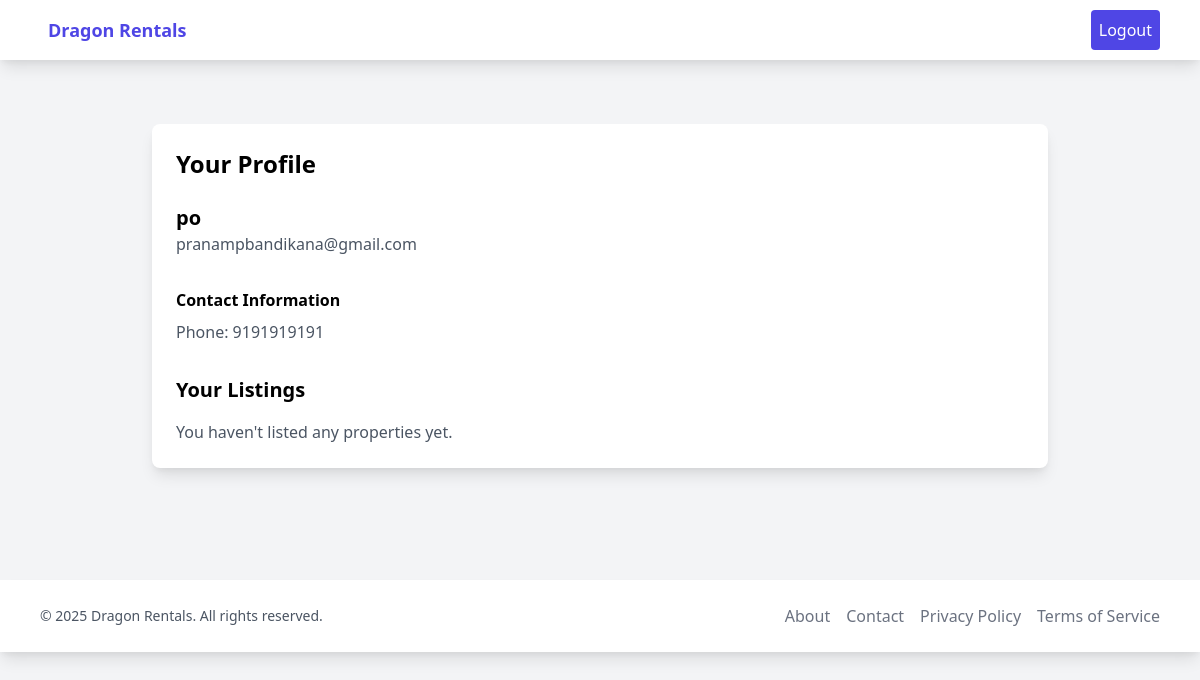
Before: /accounts/profile/ (signed in) with the older database file.
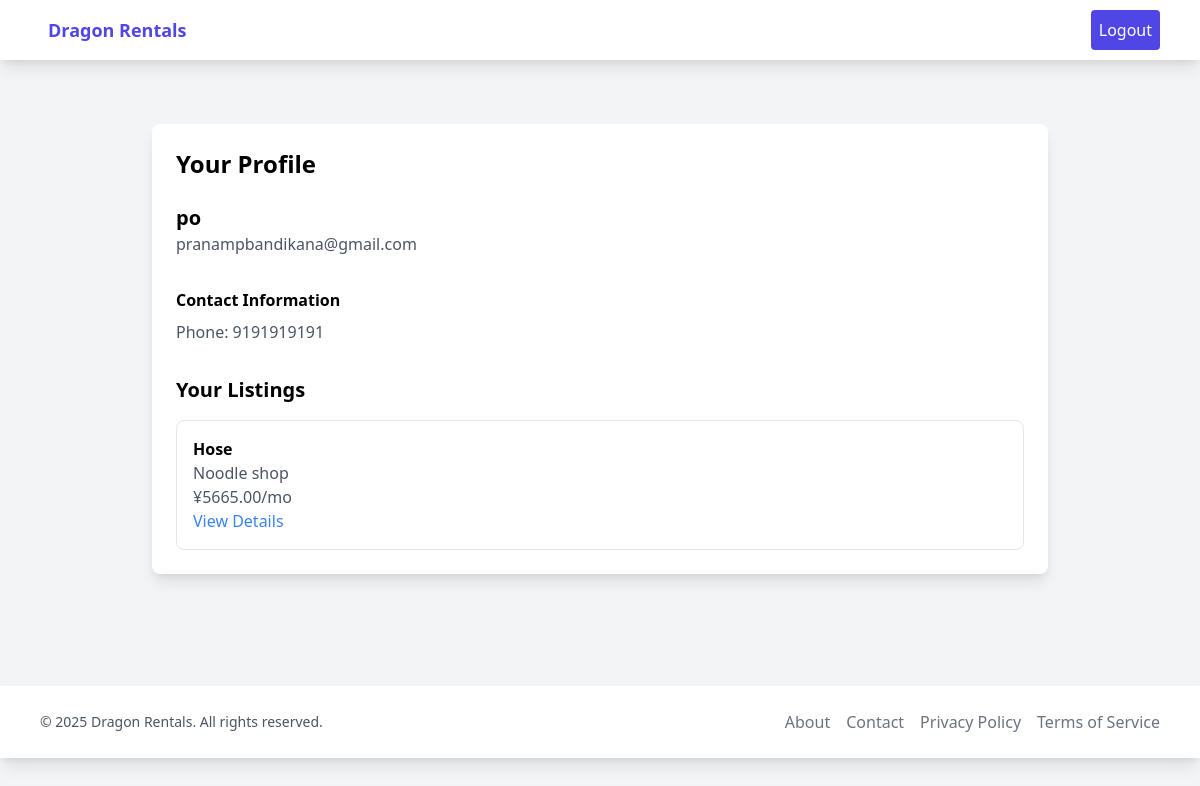
After: the same page with the newer database file.
### listings/models.py (models this page shows, shortened)
class Property(models.Model):
    PROPERTY_TYPES = [
        ('house', 'House'),
        ('apartment', 'Apartment'),
        ('dojo', 'Dojo'),
        ('shop', 'Shop'),
    ]
    title = models.CharField(max_length=200)
    description = models.TextField()
    property_type = models.CharField(max_length=20, choices=PROPERTY_TYPES)
    location = models.CharField(max_length=200)
    rent = models.DecimalField(max_digits=10, decimal_places=2, validators=[MinValueValidator(0)])
    deposit = models.DecimalField(max_digits=10, decimal_places=2, validators=[MinValueValidator(0)])
    distance_to_noodle_shop = models.DecimalField(max_digits=5, decimal_places=2, help_text="Distance in km")
    available_from = models.DateField()
    landlord = models.ForeignKey(CustomUser, on_delete=models.CASCADE, related_name='properties')
    created_at = models.DateTimeField(auto_now_add=True)
    updated_at = models.DateTimeField(auto_now=True)
    image = models.ImageField(upload_to='property_images/', blank=True, null=True)
    class Meta:
        verbose_name_plural = "Properties"
        ordering = ['-created_at']

### accounts/views.py (the view)
# urls.py: path('profile/', profile, name='profile'),
@login_required
def profile(request):
    user = request.user
    properties = user.properties.all()
    return render(request, 'accounts/profile.html', {
        'user': user,
        'properties': properties
    })

### templates/accounts/profile.html (shortened to what this page needs)
{% extends 'base.html' %}
{% block content %}
<div class="max-w-4xl mx-auto py-8">
    <div class="bg-white p-6 rounded-lg shadow-lg">
        <h2 class="text-2xl font-bold mb-6">Your Profile</h2>
        <div class="flex items-center space-x-6 mb-8">
            <div>
                <h3 class="text-xl font-semibold">{{ user.username }}</h3>
                <p class="text-gray-600">{{ user.email }}</p>
            </div>
        </div>
        <div class="grid grid-cols-1 md:grid-cols-2 gap-6 mb-8">
            <div>
                <h4 class="font-semibold mb-2">Contact Information</h4>
                <p class="text-gray-600">Phone: {{ user.phone_number|default:"Not provided" }}</p>
            </div>
        </div>
        <h3 class="text-xl font-semibold mb-4">Your Listings</h3>
        {% if properties %}
        <div class="grid grid-cols-1 gap-4">
            {% for property in properties %}
            <div class="border p-4 rounded-lg">
                <h4 class="font-semibold">{{ property.title }}</h4>
                <p class="text-gray-600">{{ property.location }}</p>
                <p class="text-gray-600">¥{{ property.rent }}/mo</p>
                <a href="{% url 'property_detail' property.pk %}" class="text-blue-500 hover:text-blue-700">View Details</a>
            </div>
            {% endfor %}
        </div>
        {% else %}
        <p class="text-gray-600">You haven't listed any properties yet.</p>
        {% endif %}
    </div>
</div>
{% endblock %}

Changed rows visible on the page:
added Property: title "Hose", location "Noodle shop", rent "5665.00"
Other visible differences:
text no longer shown: "You haven't listed any properties yet."
